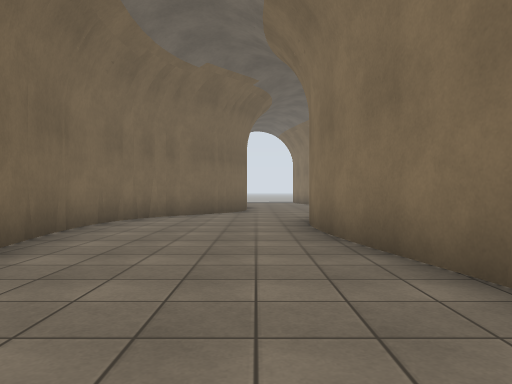
View 1 (above)

16 first-person views from a walk through a world built for the Gazebo simulator. The camera is 1.2 m above the floor, looks level and sees 70° across. The floor is counted in squares, 2 m on a side. Each view is taken from the middle of a square. On the plan, view 1 faces up. The plan holds only what a view shows up to about 10 squares ahead; the rest is blank.

View 2
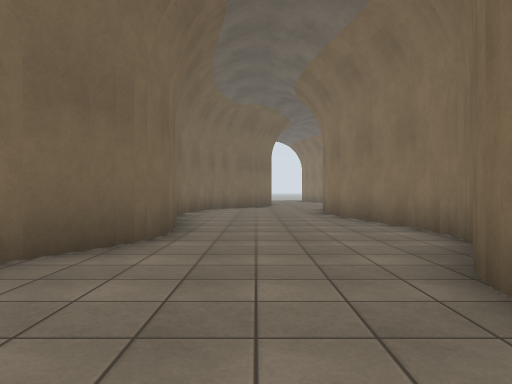

View 3
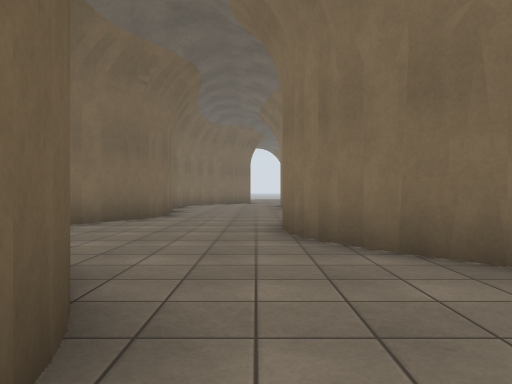

View 4
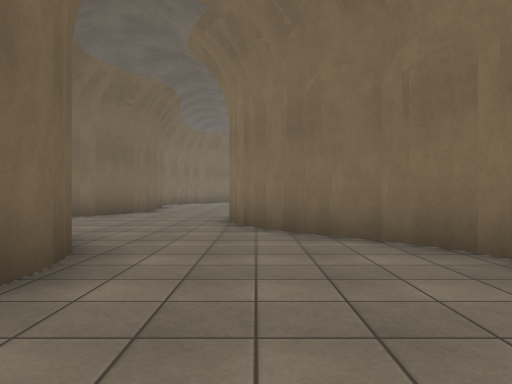

View 5
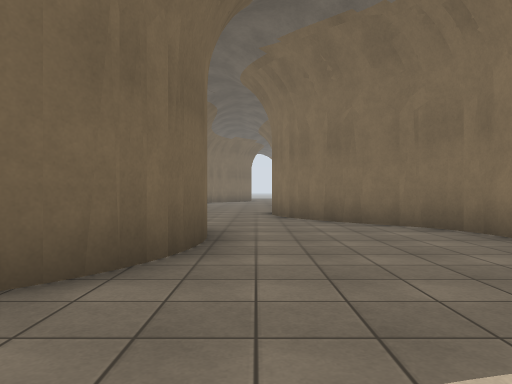

View 6
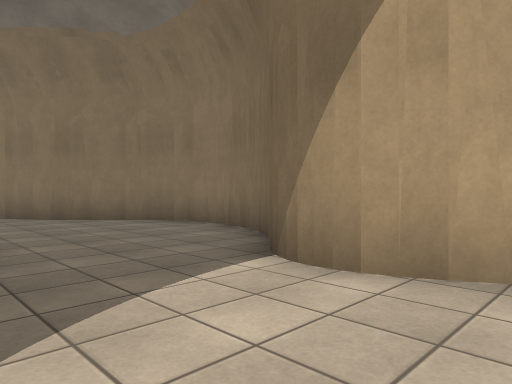

View 7
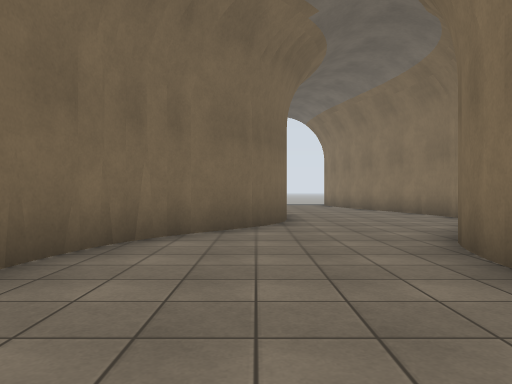

View 8
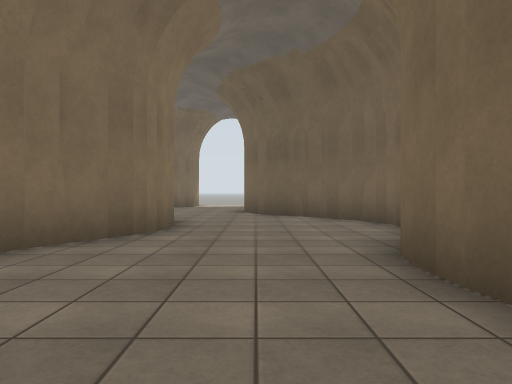

View 9
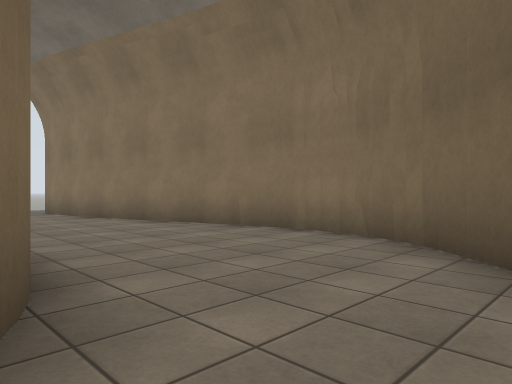

View 10
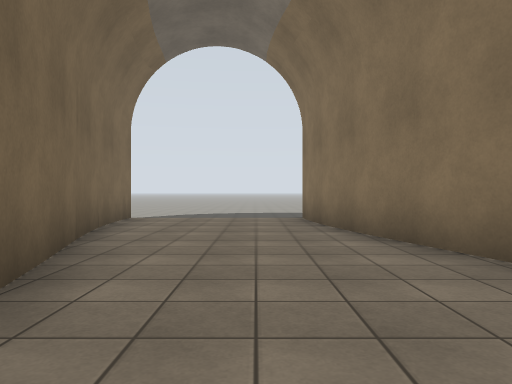

View 11
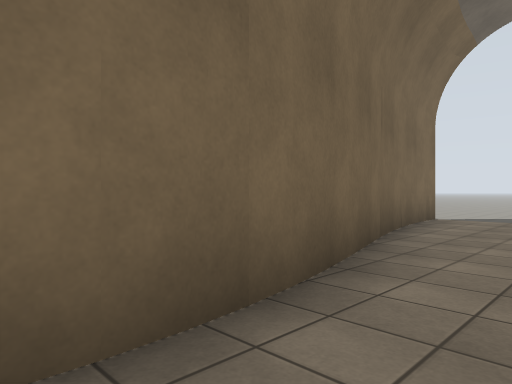

View 12
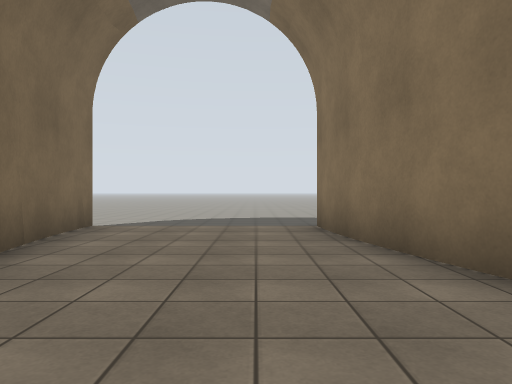

View 13
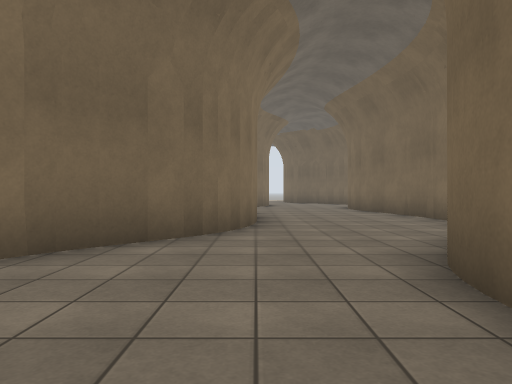

View 14
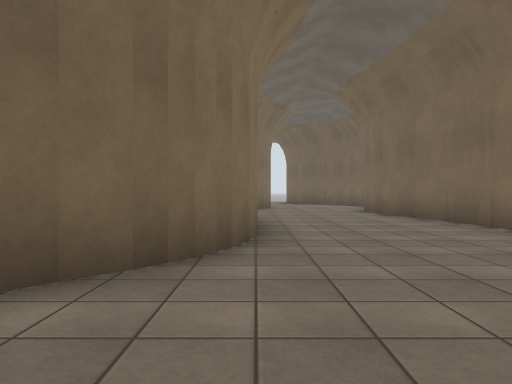

View 15
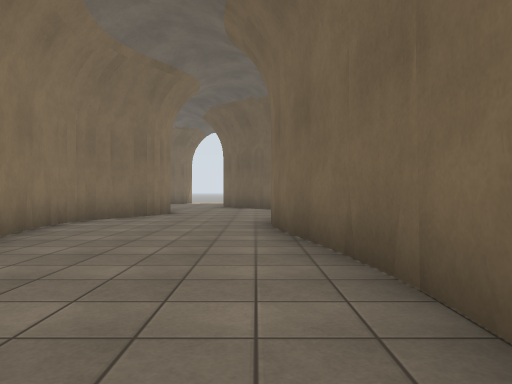

View 16
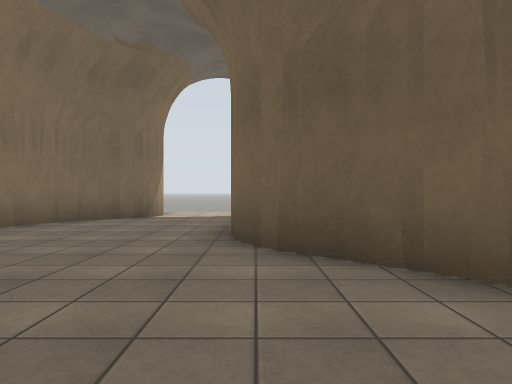

### Floor plan
Key: @ floor where view 1 was taken; # wall or solid block; . floor.
Columns run from 4 left of view 1 to 4 right of it. Each row starts with its distance up from view 1.
 22   .....
 21   .....
 20   #...#
 19   #...#
 18   #...#
 17   ##.. #
 16    #...#
 15    #...#
 14    ##..##
 13     #...#
 12     #...#
 11    ##..##
 10   ##..##
  9  ##.. #
  8  #...#
  7  #...#
  6  #...#
  5  #...#
  4  #...#
  3  ##..##
  2   #...#
  1   #...#
  0  ##.@##
 -1  #...#
 -2  #..##
 -3 ##.. #
 -4  # ..##
 -5     ..##
 -6    #...#
 -7    #...#
 -8    #...#
 -9    #...#
-10   ##..##
-11    ..##
-12    ..##
-13    ....

Positions as (right, up) in squares from view 1, and headings:
1: (0, 0), facing up
2: (-1, -4), facing up
3: (0, -8), facing up
4: (1, -10), facing up
5: (0, -12), facing up
6: (-1, -13), facing up-right
7: (-1, 4), facing up
8: (-1, 4), facing down
9: (-1, 9), facing up-right
10: (1, 12), facing up
11: (1, 12), facing up-left
12: (1, 14), facing up
13: (1, 14), facing down
14: (1, 12), facing down
15: (-2, 8), facing down
16: (-1, -2), facing down
